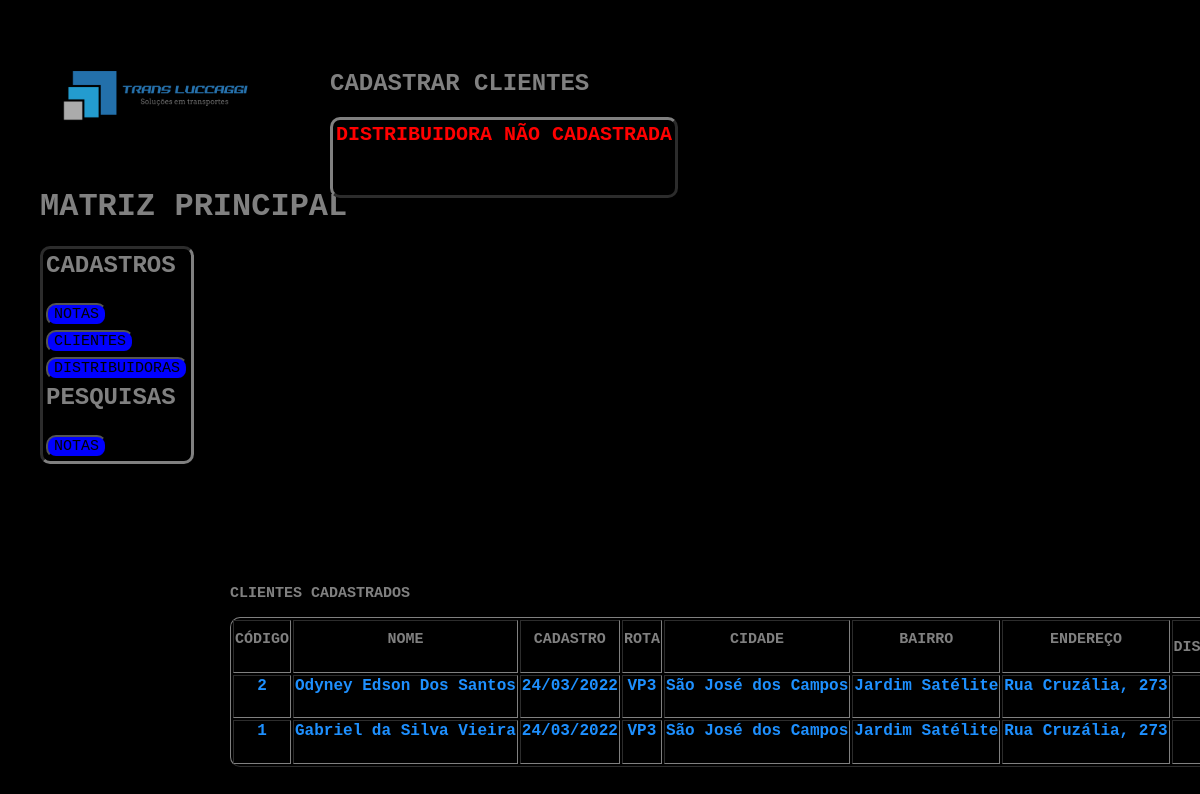
The app's page /cadastro/cadastrar_clientes.php with its own data.
### tables this page shows
CREATE TABLE `clientes` (
  `id` int(11) NOT NULL,
  `codigo` varchar(16) NOT NULL,
  `nome` varchar(64) NOT NULL,
  `agendar` varchar(4) NOT NULL,
  `cadastro` date NOT NULL,
  `rota` varchar(8) NOT NULL,
  `cidade` varchar(32) NOT NULL,
  `bairro` varchar(32) NOT NULL,
  `endereco` varchar(64) NOT NULL,
  `cod_distribuidora` int(11) NOT NULL
);

### connect.php (called while the page is built, shortened)
<?php
	$tab_cli = "clientes";
	$tab_dis = "distribuidoras";
 ?>

### cadastro/cadastrar_clientes.php (the view, shortened to what this page needs)
<html>
				<head>
					<link href="..\estilo.css" rel="stylesheet">
				</head>
				<body>
					<menu>
						<a href="http://localhost/transluccaggi"><img src="..\imagem/logo.png" width=20%></a>
						<h1>MATRIZ PRINCIPAL</h1><p>
						<table class="tableb">
							<tr><td><h2>CADASTROS</h2></td></tr>
							<tr><td><a href="../cadastro/form_cadastrar_nfs.php"><button>NOTAS</button></a></td></tr>
							<tr><td><a href="../cadastro/form_cadastrar_clientes.php"><button>CLIENTES</button></a></td></tr>
							<tr><td><a href="../cadastro/form_cadastrar_distribuidoras.php"><button>DISTRIBUIDORAS</button></a></td></tr>
							<tr><td><h2>PESQUISAS</h2></td></tr>
                        	<tr><td><a href="../pesquisa/form_pesquisar_nfs.html"><button>NOTAS</button></a></td></tr>
						</table>
					</menu>
<?php
	require('../connect.php');
	$cod_cli = trim($_POST['cod_cli']);
    $nom_cli = trim($_POST['nom_cli']);
    $cad_cli = trim($_POST['cad_cli']);
    $rot_cli = trim($_POST['rot_cli']);
    $cid_cli = trim($_POST['cid_cli']);
    $bai_cli = trim($_POST['bai_cli']);
	$end_cli = trim($_POST['end_cli']);
    $cod_dis = trim($_POST['cod_dis']);
	if(!isset($_POST['age'])) {
        $age = "NÂO";
    } else {
        $age = $_POST['age'];
    }
	$sql = mysqli_query($conn, "SELECT * FROM $tab_cli WHERE `codigo` = '$cod_cli'");
	$n = mysqli_num_rows($sql);
	if($n != 0)
	{
		?>
			<pag>
				<h2>CADASTRAR CLIENTES</h2><p>
				<table>
					<tr>
						<td><h5>CLIENTE JÁ CADASTRADO</h5></td>
					</tr>
				</table>
			</pag>
		<?php
	}
	else
	{
		$sql2 = mysqli_query($conn, "SELECT * FROM $tab_dis WHERE `codigo` = '$cod_dis'");
		$n2 = mysqli_num_rows($sql2);
		if($n2 != 0)
		{
			$sql = mysqli_query($conn,"INSERT INTO $tab_cli(`codigo`, `nome`, `agendar`, `cadastro`, `rota`, `cidade`, `bairro`, `endereco`, `cod_distribuidora`) VALUES ('$cod_cli', '$nom_cli', '$age', '$cad_cli', '$rot_cli', '$cid_cli', '$bai_cli', '$end_cli', '$cod_dis')");
			?>
				<pag>
					<h2>CADASTRAR CLIENTES</h2><p>
					<table>
						<tr>
							<td><h7>CLIENTE CADASTRADO</h7></td>
						</tr>
					</table>
				</pag>
			<?php
		}
		else
		{
			?>
				<pag>
					<h2>CADASTRAR CLIENTES</h2><p>
					<table>
						<tr>
							<td><h6>DISTRIBUIDORA NÃO CADASTRADA</h6></td>
						</tr>
					</table>
				</pag>
			<?php
		}
	}
?>
		<urc>
            <table border=1>
                <h3>CLIENTES CADASTRADOS</h3>
                <tr>
					<td><h3>CÓDIGO</h3></td>
					<td><h3>NOME</h3></td>
                    <td><h3>CADASTRO</h3></td>
                    <td><h3>ROTA</h3></td>
                    <td><h3>CIDADE</h3></td>
                    <td><h3>BAIRRO</h3></td>
                    <td><h3>ENDEREÇO</h3></td>
                    <td><h3>COD_<br>DISTRIBUIDORA</h3></td>
				</tr>
                <?php   require('..\connect.php');
				$sql = mysqli_query($conn,"SELECT * FROM $tab_cli ORDER BY `id` DESC LIMIT 5");
				$n = mysqli_num_rows($sql);
                $i=0;
                    while($i!=$n)
                    {
                        $vn = mysqli_fetch_array($sql);	?>
                                <tr>
                                    <td><h4><nobr><?php echo $vn['codigo'];   ?></nobr></h4></td>
                                    <td><h4><nobr><?php echo $vn['nome'];    ?></nobr></h4></td>
                                    <td><h4><nobr><?php echo date( 'd/m/Y' , strtotime( $vn['cadastro']));    ?></nobr></h4></td>
                                    <td><h4><nobr><?php echo $vn['rota'];    ?></nobr></h4></td>
                                    <td><h4><nobr><?php echo $vn['cidade'];    ?></nobr></h4></td>
                                    <td><h4><nobr><?php echo $vn['bairro'];    ?></nobr></h4></td>
                                    <td><h4><nobr><?php echo $vn['endereco'];    ?></nobr></h4></td>
                                    <td><h4><nobr><?php echo $vn['cod_distribuidora'];    ?></nobr></h4></td>
                                </tr>
                        <?php   $i = $i + 1;
                    }   ?>
            </table>
        </urc>
	</body>
</html>

### estilo.css (style rules this page uses)
body { background-color: black; }
h1, h2 { color: gray; font-family: OCR A Std, monospace; }
h3 { color:gray; font-family: OCR A Std, monospace; font-size: 15px; }
h4 { color:dodgerblue; font-family:OCR A Std, monospace; }
h6 { color:red; font-family:OCR A Std, monospace; font-size: 20px; }
button { background-color: blue; font-family: OCR A Std, monospace; font-size: 15px; border-radius: 10px; }
menu { position:absolute; top:10px; left:0px; }
pag { position:absolute; top:50px; left:330px; }
urc { position:absolute; top:520px; left:-100px; }
table { align-items: center; text-align: center; border-style: outset; border-radius: 10px; border-color:gray; padding: 0%; }
.tableb { align-items: left; text-align: left; border-style: inset; border-radius: 10px; border-color:gray; }

### records on screen
clientes: codigo "2", nome "Odyney Edson Dos Santos", cadastro "24/03/2022", rota "VP3", cidade "São José dos Campos", bairro "Jardim Satélite", endereco "Rua Cruzália, 273"
clientes: codigo "1", nome "Gabriel da Silva Vieira", cadastro "24/03/2022", rota "VP3", cidade "São José dos Campos", bairro "Jardim Satélite", endereco "Rua Cruzália, 273"
